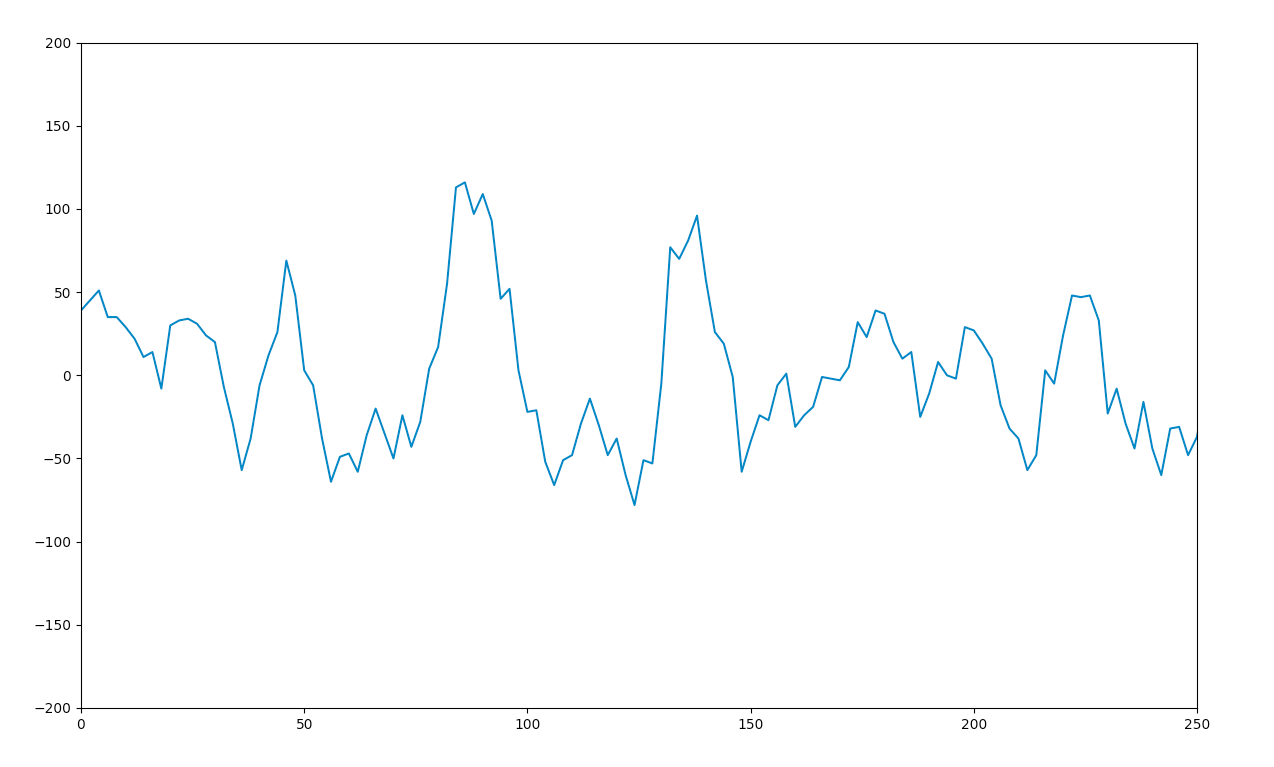

Reproduce this figure in Python.
import pyaudio
import struct
import matplotlib.pyplot as plt
import numpy as np

mic = pyaudio.PyAudio()

FORMAT = pyaudio.paInt16
CHANNELS = 1
RATE = 5000
CHUNK = int(RATE/20)

stream = mic.open(format=FORMAT, channels=CHANNELS, rate=RATE, input=True, output=True, frames_per_buffer=CHUNK)

fig, ax = plt.subplots(figsize=(14,6))

x = np.arange(0, 2 * CHUNK, 2)
ax.set_ylim(-200, 200)
ax.set_xlim(0, CHUNK)
line, = ax.plot(x, np.random.rand(CHUNK))

while True:
    data = stream.read(CHUNK)
    data = np.array(struct.unpack(str(2 * CHUNK) + 'B', data), dtype='b')[::2]
    line.set_ydata(data)
    fig.canvas.draw()
    fig.canvas.flush_events()
    plt.pause(0.001)

plt.show()
    
stream.stop_stream()
stream.close()
mic.terminate()
